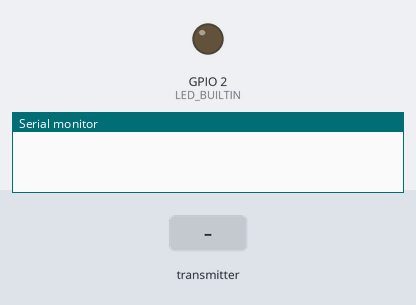
Recording of a sketch running on a simulated ESP32. Shown: output pins drawn as LEDs (lit = HIGH), the last lines printed to the serial monitor. Dashed ring = blinking. The test bench sets the inputs (shaded band).

Above: at 1.2 s.
1.3 s: the transmitter starts sending id = 0
At 2.4 s:
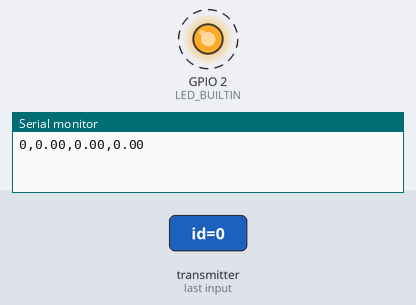
Timing chart, 0 to 11.4 s (numbered marks = the images above; inputs shaded):
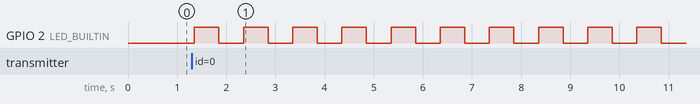

The sketch:

receiver.ino
```cpp
#include <esp_now.h>
#include <WiFi.h>


// Structure example to receive data
// Must match the sender structure
typedef struct struct_message {
    int id;
    float temperature;
    float humidity;
    float pm25;
} struct_message;

// Creating an array that contains each esp32
const int number_boards = 3;
struct_message boards[number_boards]; //Array of boards

void OnDataRecv(const esp_now_recv_info_t *info,
                const uint8_t *incomingData, int len) {
  blink(); // When Data Is received flash LED
  struct_message msg;
  memcpy(&msg, incomingData, sizeof(msg)); // Copy the incoming data

  boards[msg.id - 1] = msg; // No iterating, instead we store the contents of the material

  Serial.printf("%d,%.2f,%.2f,%.2f\n" ,
                msg.id, msg.temperature, msg.humidity, msg.pm25);

  }

void setup() {
  // Initialize Serial Monitor
  Serial.begin(115200);
  set_led(); //Initialize LED
  // Set device as a Wi-Fi Station
  WiFi.mode(WIFI_STA);

  // Init ESP-NOW
  if (esp_now_init() != ESP_OK) {
    Serial.println("Error initializing ESP-NOW");
    return;
  }

  // Once ESPNow is successfully Init, we will register for recv CB to
  // get recv packer info
  esp_now_register_recv_cb(OnDataRecv);
}

void loop() {

}
```

bluetooth.ino
```cpp

```

led.ino
```cpp
void set_led(){
  pinMode(LED_BUILTIN, OUTPUT);
  pinMode(LED_BUILTIN, OUTPUT);
}


void blink(){
  digitalWrite(LED_BUILTIN, HIGH);
  delay(500);
  digitalWrite(LED_BUILTIN, LOW);
  delay(500);
}
```

Measured:
- after the input at 1.3 s, GPIO 2 (LED_BUILTIN): alternates HIGH for 0.50 s and LOW for 0.50 s, starting after 0.05 s
